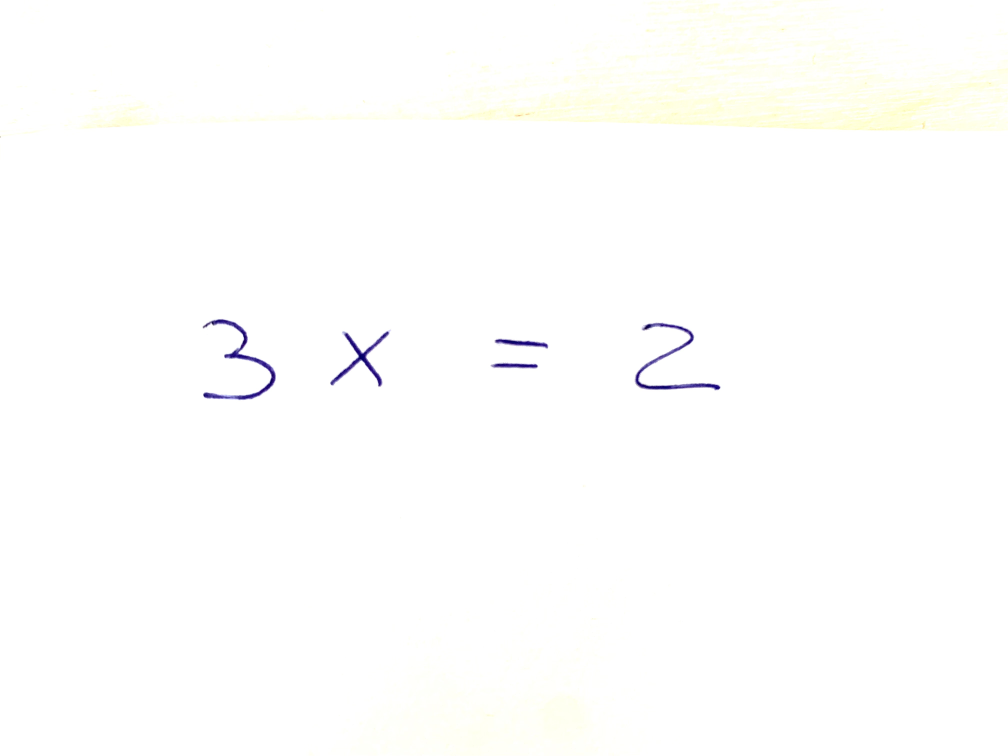
#> input picture Project/Cloudvision/Final_Script/images/1.JPG, 4032 x 3024 px, given in place of 3.JPG, which was not available (shown at 1/4 size)
$ jupyter execute --allow-errors final_script.ipynb   (text cells are left out)
#> lines starting #> are read from the running program, lines starting #| are printed output that depends on the picture; after the words box and inside, x2 and y2 are one past the last pixel; in counts of white or black regions, pixels touching at a corner belong together; pictures that were not available may be replaced by others from this repository, and a replacement may not be noted
[cell 1]
import cv2
import numpy as np
from PIL import Image
import matplotlib.pyplot as plt
from IPython.display import Image
from matplotlib import pyplot as plt
import pandas as pd, numpy as np
from google.cloud import vision
import io
import os, cv2
from collections import Counter
import sys
import plotly.graph_objects as go

[cell 2]
image="3"

img = cv2.imread("images/"+image+".JPG")
#> img is the input picture: shape (3024, 4032, 3); mean B, G, R 253.4, 254.3, 254.3

# convert to grayscale
gray = cv2.cvtColor(img, cv2.COLOR_BGR2GRAY)

# threshold
thresh = cv2.threshold(gray, 0, 255, cv2.THRESH_BINARY+cv2.THRESH_OTSU)[1]
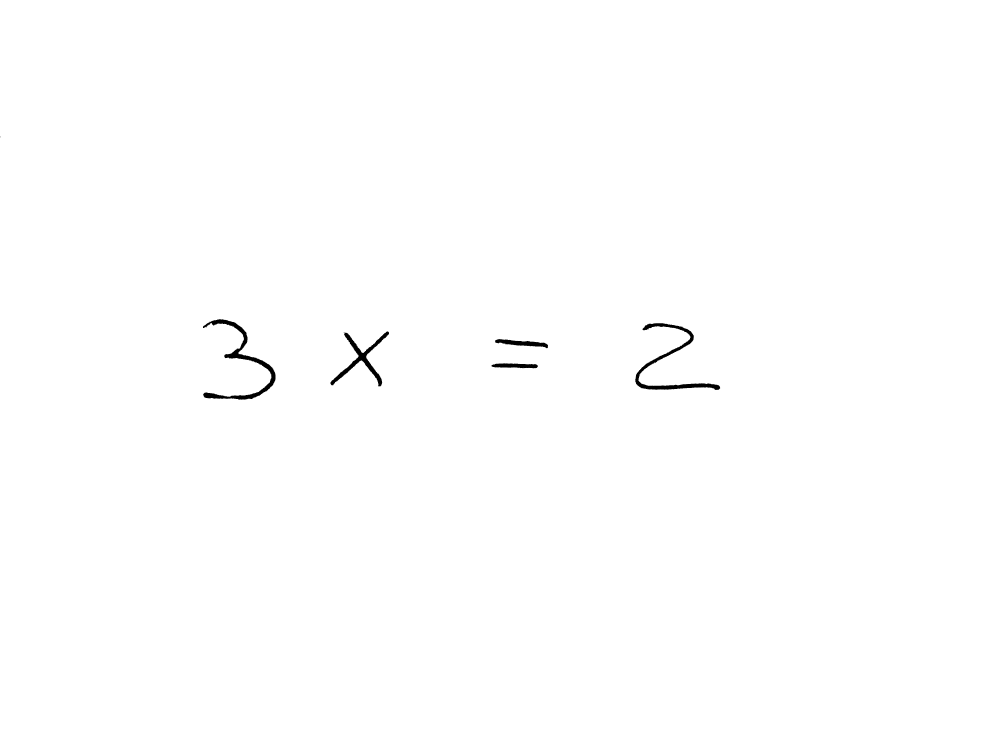
#> thresh: shape (3024, 4032) (shown at 1/4 size); 99.7% white; 9 black regions (4 under 20 px), largest, box (x1, y1, x2, y2) and area: (812, 1277, 1102, 1599) 12988, (2541, 1293, 2881, 1560) 11823, (1322, 1326, 1556, 1546) 8899, (1980, 1356, 2192, 1393) 3518, (1965, 1453, 2151, 1473) 2746

# invert
thresh = 255 - thresh

# apply horizontal morphology close
kernel = np.ones((100 ,10000), np.uint8)
morph = cv2.morphologyEx(thresh, cv2.MORPH_CLOSE, kernel)
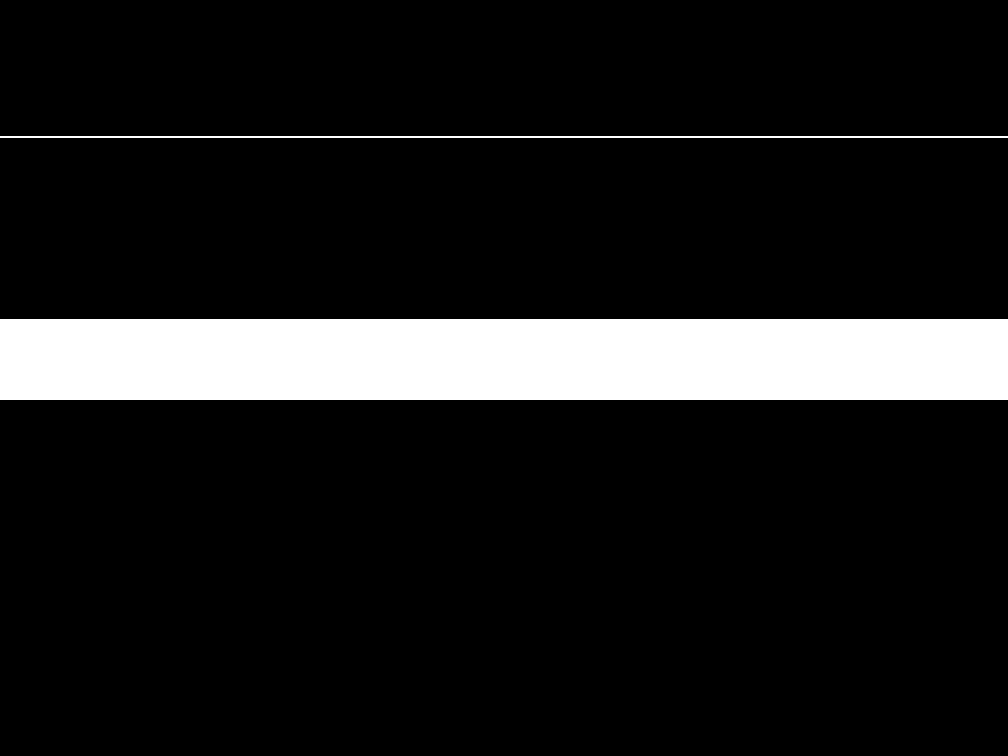
#> morph: shape (3024, 4032) (shown at 1/4 size); 10.7% white; 2 white regions

# get external contours
contours = cv2.findContours(morph, cv2.RETR_EXTERNAL, cv2.CHAIN_APPROX_SIMPLE)
#> contours = 2 contours; box (x1, y1, x2, y2) and area: (0, 1278, 4032, 1600) 1293951, (0, 547, 4032, 550) 8062
contours = contours[0] if len(contours) == 2 else contours[1]

# draw contours
result = img.copy()
for cntr in contours:
    # get bounding boxes
    pad = 100
    x,y,w,h = cv2.boundingRect(cntr)
    cv2.rectangle(result, (x-pad, y-pad), (x+w+pad, y+h+pad), (0, 0, 255), 4)
#> this loop made 2 passes
#> (cntr, pad, x, y, w, h) on passes 1 to 2: ([[0, 1278], [0, 1599], [4031, 1599], [4031, 1278]], 100, 0, 1278, 4032, 322), ([[0, 547], [0, 549], [4031, 549], [4031, 547]], 100, 0, 547, 4032, 3)
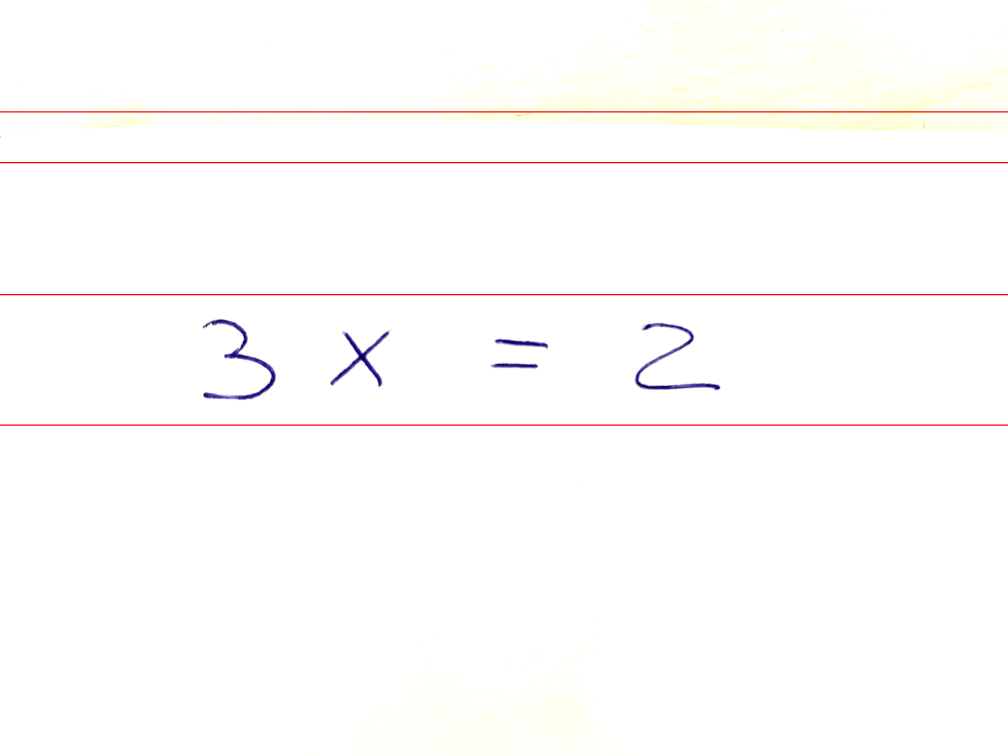
#> result: shape (3024, 4032, 3) (shown at 1/4 size); mean B, G, R 251.7, 252.6, 254.3

# save result
cv2.imwrite("images/"+image+"_box.jpg",result)
#> Out = True

[cell 3]
#os.chdir(r"/Users/pedroleal/Desktop/Ironhack/Final project/Project/Cloudvision/HandwritingRecognition_GoogleCloudVision/images")

[cell 4]
#

#fileList = [x for x in os.listdir() if 'jpg'  in x.lower()]
#fileList[:10]
#image_use=1
filename="images/"+image+"_box.jpg"
#Image(filename=filename, width = 300)

[cell 5]
#Page segmentation

def findHorizontalLines(img):
    #img = cv2.imread(img)
    img =result
    #convert image to greyscale
    gray = cv2.cvtColor(img,cv2.COLOR_BGR2GRAY)
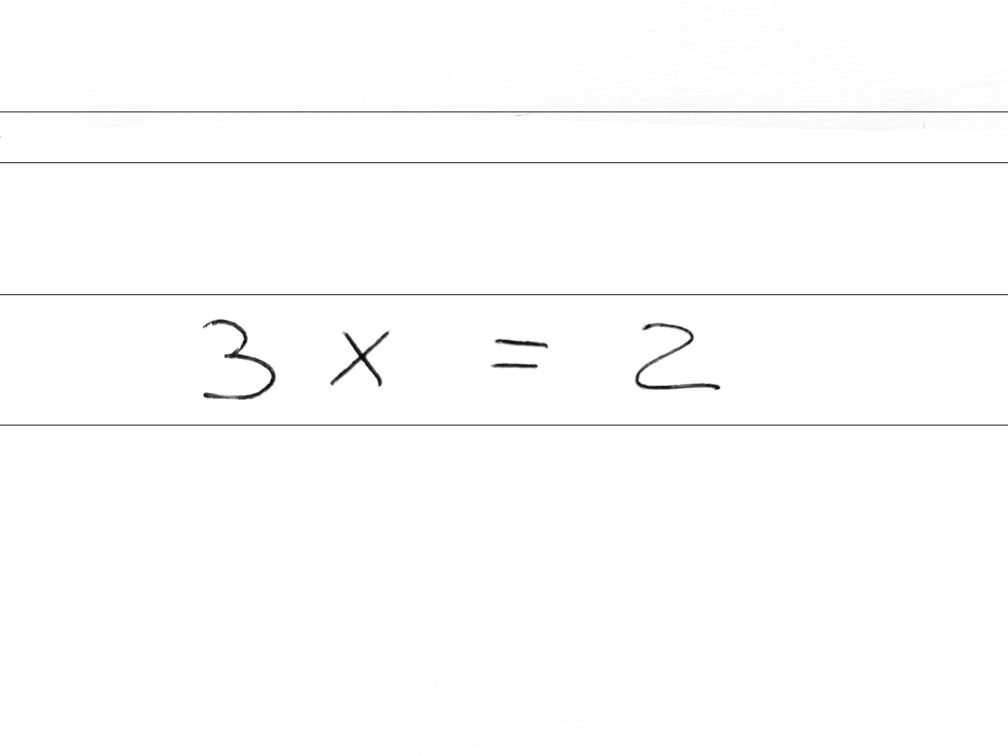
#> gray: shape (3024, 4032) (shown at 1/4 size); min 7, max 255, mean 253

    # set threshold to remove background noise
    thresh = cv2.threshold(gray,30, 255, cv2.THRESH_BINARY_INV + cv2.THRESH_OTSU)[1]
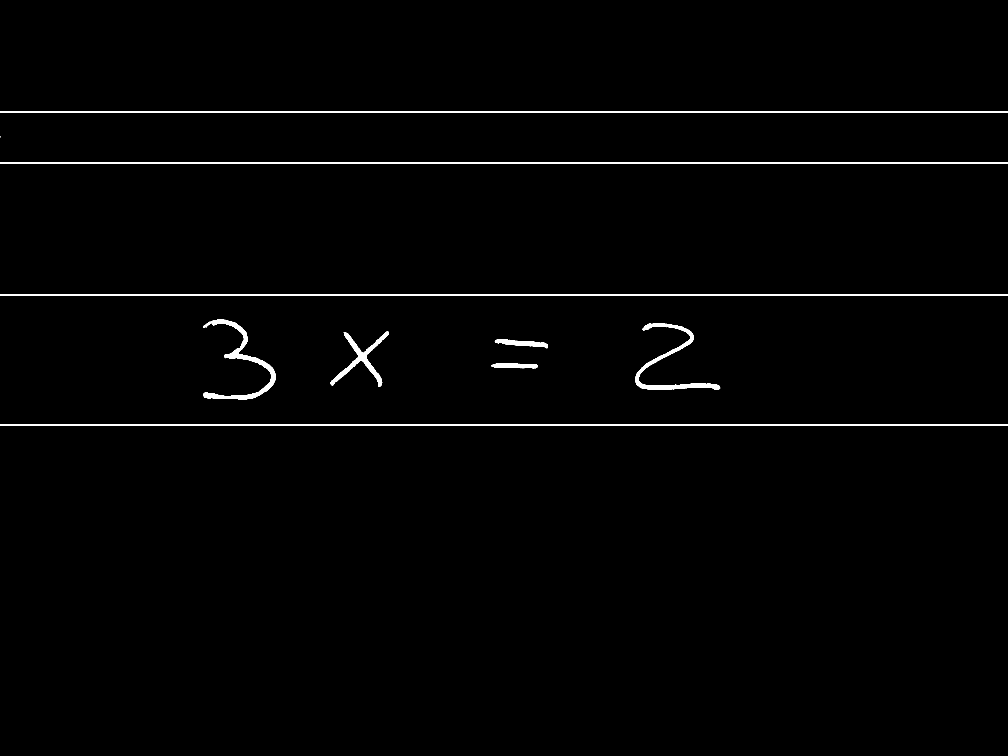
#> thresh: shape (3024, 4032) (shown at 1/4 size); 0.99% white; 13 white regions (4 under 20 px), largest, box (x1, y1, x2, y2) and area: (0, 445, 4032, 450) 20160, (0, 648, 4032, 653) 20160, (0, 1176, 4032, 1181) 20160


    # define rectangle structure (line) to look for: width 100, hight 1. This is a
    horizontal_kernel = cv2.getStructuringElement(cv2.MORPH_RECT, (200,1))

    # Find horizontal lines
    lineLocations = cv2.morphologyEx(thresh, cv2.MORPH_OPEN, horizontal_kernel, iterations=1)
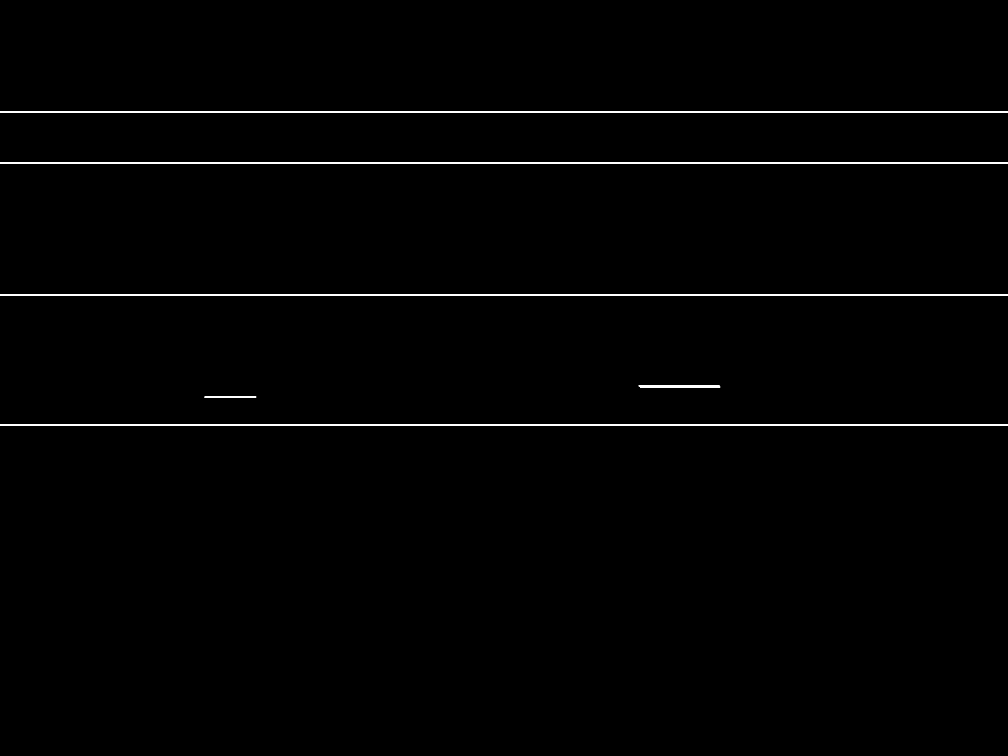
#> lineLocations: shape (3024, 4032) (shown at 1/4 size); 0.69% white; 6 white regions, box (x1, y1, x2, y2) and area: (0, 445, 4032, 450) 20160, (0, 648, 4032, 653) 20160, (0, 1176, 4032, 1181) 20160, (0, 1698, 4032, 1703) 20160, (2554, 1542, 2881, 1552) 2806, (818, 1587, 1025, 1590) 616

    return lineLocations

lineLocations = findHorizontalLines(img)
#plt.figure(figsize=(24,24))
#plt.imshow(lineLocations, cmap='Greys')

[cell 6]
img = result

#convert image to greyscale
gray = cv2.cvtColor(img,cv2.COLOR_BGR2GRAY)

# set threshold to remove background noise
thresh = cv2.threshold(gray,30, 255, cv2.THRESH_BINARY_INV + cv2.THRESH_OTSU)[1]


# define rectangle structure (line) to look for: width 100, hight 1. This is a
horizontal_kernel = cv2.getStructuringElement(cv2.MORPH_RECT, (500,1))

# Find horizontal lines
lineLocations = cv2.morphologyEx(thresh, cv2.MORPH_OPEN, horizontal_kernel, iterations=1)
#> lineLocations: shape (3024, 4032); 0.66% white; 4 white regions, box (x1, y1, x2, y2) and area: (0, 445, 4032, 450) 20160, (0, 648, 4032, 653) 20160, (0, 1176, 4032, 1181) 20160, (0, 1698, 4032, 1703) 20160


#lineLocations = findHorizontalLines(img)
#plt.figure(figsize=(24,24))
#plt.imshow(lineLocations, cmap='Greys')

[cell 7]
df_lineLocations = pd.DataFrame(lineLocations.sum(axis=1)).reset_index()
#> df_lineLocations = table of 3024 rows and 2 columns
df_lineLocations.columns = ['rowLoc', 'LineLength']
df_lineLocations[df_lineLocations['LineLength'] > 50]

df_lineLocations['line'] = 0
df_lineLocations['line'][df_lineLocations['LineLength'] > 100] = 1

df_lineLocations['cumSum'] = df_lineLocations['line'].cumsum()

[cell 8]
import pandasql as ps

query = '''
select row_number() over (order by cumSum) as SegmentOrder
, min(rowLoc) as SegmentStart
, max(rowLoc) - min(rowLoc) as Height
from df_lineLocations
where line = 0
--and CumSum !=0
group by cumSum
'''

#> (the rest of this cell did not finish here and is left out)

[cell 9]
# [16 lines left out: function pageSegmentation1, not called in this run]

img = filename
w = lineLocations.shape[1]
#> (the rest of this cell did not finish here and is left out)

[cell 10]
new_segments=[]

#> (the rest of this cell did not finish here and is left out)

[cell 11]
os.environ["GOOGLE_APPLICATION_CREDENTIALS"] = "/Users/pedroleal/Desktop/Ironhack/Final project/Project/Cloudvision/HandwritingRecognition_GoogleCloudVision/my-key.json"
print('Credendtials from environ: {}'.format(os.environ.get('GOOGLE_APPLICATION_CREDENTIALS')))

[cell 12]
# [23 lines left out: functions CloudVisionTextExtractor, getTextFromVisionResponse, not called in this run]

[cell 13]
def most_frequent(List):
    occurence_count = Counter(List)
    return occurence_count.most_common(1)[0][0].replace(" ","")

final_equations=[]


#> (the rest of this cell did not finish here and is left out)

[cell 14]
while "" in final_equations:
    final_equations.remove("")

final_equations

[cell 15]
numbers=[]
coefs=[[]]*len(final_equations)

import re

for i in range(0,len(final_equations)):
    el=final_equations[i].split("=")
    if el[0]==el[0].split("+"):
        numbers.append(re.findall(r'\d+', el[0])[0])
        a=el[1].split("+")
        a=" ".join(a)
        coefs[i]=re.findall(r'\d+', a)
        numbers[i]=re.findall(r'\d+', numbers[i])


    else:
        numbers.append(re.findall(r'\d+', el[1])[0])
        a=el[0].split("+")
        a=" ".join(a)
        coefs[i]=re.findall(r'\d+', a)

[cell 16]
if len(coefs)>len(numbers):
    sys.exit("System underdeterminated. You have more unknowns than equations. You must have the same number.")

if len(numbers)>len(coefs):
    sys.exit("System overdeterminated. You have more equations than unknowns. You must have the same number.")

[cell 17]
for i in range(0,len(numbers)):
    numbers[i]=int(numbers[i])


for i in range(0,len(coefs)):
    for j in range(0,len(coefs)):
        coefs[i][j]=int(coefs[i][j])

$ run again, on Project/Cloudvision/Final_Script/images/3.JPG
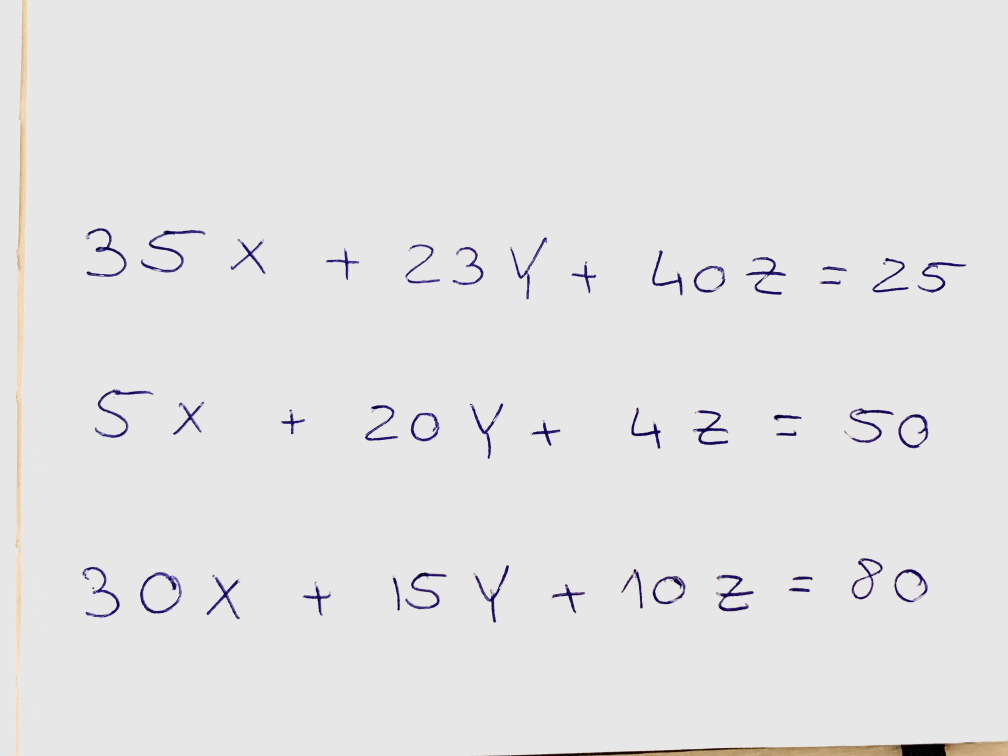
#> input picture Project/Cloudvision/Final_Script/images/3.JPG, 4032 x 3024 px (shown at 1/4 size)
#> img is the input picture: shape (3024, 4032, 3); mean B, G, R 228.5, 227.9, 228.4
#> `thresh = cv2.threshold(gray, 0, 255, cv2.THRESH_BINARY+cv2.THRESH_OTSU..`:
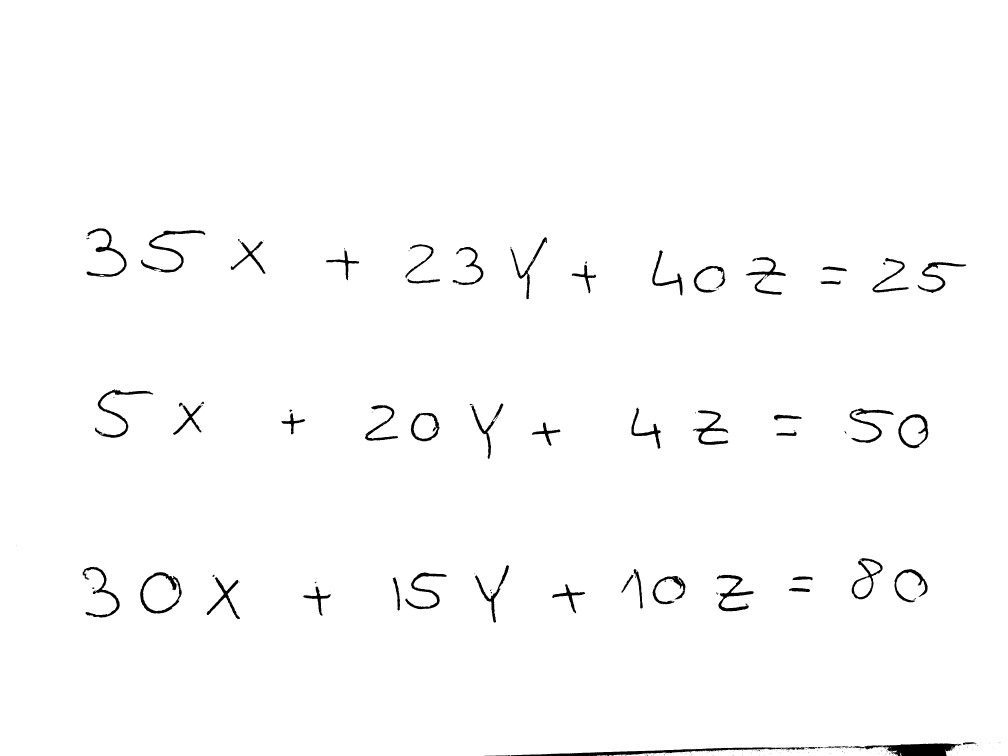
#> thresh: shape (3024, 4032) (shown at 1/4 size); 98.6% white; 286 black regions (216 under 20 px), largest, box (x1, y1, x2, y2) and area: (3409, 2974, 3845, 3024) 12182, (2042, 2988, 3270, 3024) 10952, (564, 921, 821, 1090) 6058
#> morph: shape (3024, 4032); 30.7% white; 4 white regions
#> contours = 4 contours; box (x1, y1, x2, y2) and area: (0, 2181, 4032, 2492) 1249610, (0, 914, 4032, 1198) 1140773, (0, 1558, 4032, 1836) 1116587, (0, 2969, 4032, 3024) 217674
#> the loop `for cntr in contours:` made 4 passes
#> (cntr, y, h) on passes 1 to 4: ([[0, 2969], [0, 3023], [4031, 3023], [4031, 2969]], 2969, 55), ([[0, 2181], [0, 2491], [4031, 2491], [4031, 2181]], 2181, 311), ([[0, 1558], [0, 1835], [4031, 1835], [4031, 1558]], 1558, 278), ([[0, 914], [0, 1197], [4031, 1197], [4031, 914]], 914, 284)
#> Out = True
#> `lineLocations = cv2.morphologyEx(thresh, cv2.MORPH_OPEN, horizontal_ke..`:
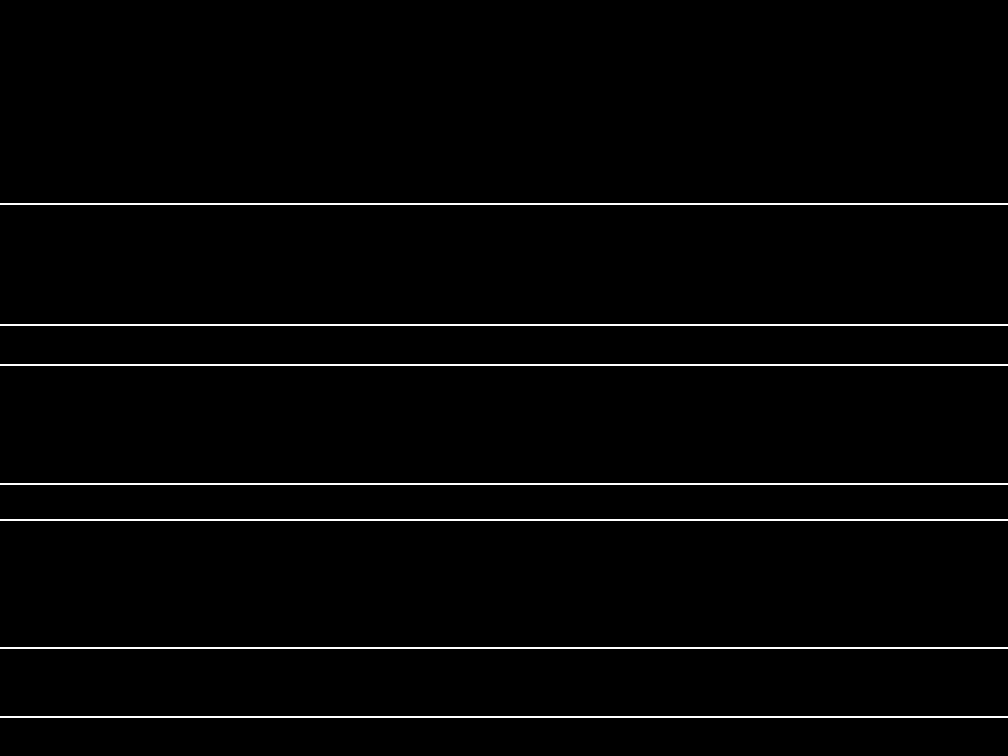
#> lineLocations: shape (3024, 4032) (shown at 1/4 size); 1.2% white; 7 white regions, largest, box (x1, y1, x2, y2) and area: (0, 812, 4032, 817) 20160, (0, 1296, 4032, 1301) 20160, (0, 1456, 4032, 1461) 20160
#> df_lineLocations = table of 3024 rows and 2 columns
